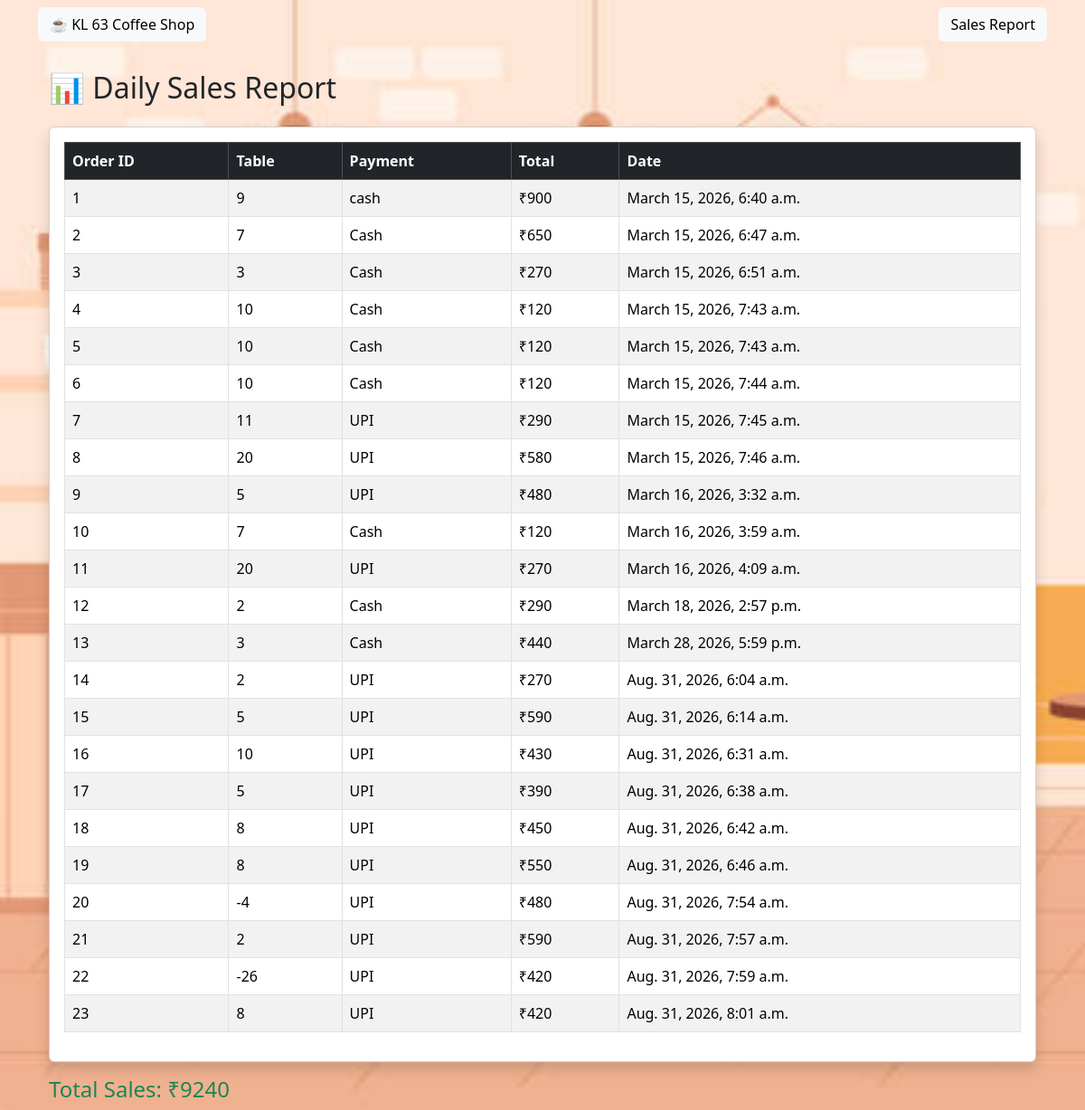
The page /report/ on the database its author committed.
### pos/models.py (models this page shows, shortened)
class Order(models.Model):
    table_number = models.IntegerField()
    payment_method = models.CharField(max_length=20)
    total = models.IntegerField()
    date = models.DateTimeField(auto_now_add=True)

### pos/views.py (the view)
# urls.py: path('report/', views.report, name='report'),
def report(request):
    orders = Order.objects.all()
    total_sales = sum(order.total for order in orders)
    return render(request,"report.html",{
        "orders":orders,
        "total_sales":total_sales
    })

### pos/templates/report.html
{% extends 'base.html' %}
{% block content %}
<div class="container">
<h2 class="mb-4">📊 Daily Sales Report</h2>
<div class="card shadow">
<div class="card-body">
<table class="table table-striped table-bordered">
<thead class="table-dark">
<tr>
<th>Order ID</th>
<th>Table</th>
<th>Payment</th>
<th>Total</th>
<th>Date</th>
</tr>
</thead>
<tbody>
{% for order in orders %}
<tr>
<td>{{order.id}}</td>
<td>{{order.table_number}}</td>
<td>{{order.payment_method}}</td>
<td>₹{{order.total}}</td>
<td>{{order.date}}</td>
</tr>
{% endfor %}
</tbody>
</table>
</div>
</div>
<div class="mt-3">
<h4 class="text-success">
Total Sales: ₹{{total_sales}}
</h4>
</div>
</div>
{% endblock %}

### rows shown on the page
Order: id "1", table_number "9", payment_method "cash", total "900", date "March 15, 2026, 6:40 a.m."
Order: id "2", table_number "7", payment_method "Cash", total "650", date "March 15, 2026, 6:47 a.m."
Order: id "3", table_number "3", payment_method "Cash", total "270", date "March 15, 2026, 6:51 a.m."
Order: id "4", table_number "10", payment_method "Cash", total "120", date "March 15, 2026, 7:43 a.m."
Order: id "5", table_number "10", payment_method "Cash", total "120", date "March 15, 2026, 7:43 a.m."
Order: id "6", table_number "10", payment_method "Cash", total "120", date "March 15, 2026, 7:44 a.m."
Order: id "7", table_number "11", payment_method "UPI", total "290", date "March 15, 2026, 7:45 a.m."
Order: id "8", table_number "20", payment_method "UPI", total "580", date "March 15, 2026, 7:46 a.m."
Order: id "9", table_number "5", payment_method "UPI", total "480", date "March 16, 2026, 3:32 a.m."
Order: id "10", table_number "7", payment_method "Cash", total "120", date "March 16, 2026, 3:59 a.m."
Order: id "11", table_number "20", payment_method "UPI", total "270", date "March 16, 2026, 4:09 a.m."
Order: id "12", table_number "2", payment_method "Cash", total "290", date "March 18, 2026, 2:57 p.m."
Order: id "13", table_number "3", payment_method "Cash", total "440", date "March 28, 2026, 5:59 p.m."
Order: id "14", table_number "2", payment_method "UPI", total "270", date "Aug. 31, 2026, 6:04 a.m."
Order: id "15", table_number "5", payment_method "UPI", total "590", date "Aug. 31, 2026, 6:14 a.m."
Order: id "16", table_number "10", payment_method "UPI", total "430", date "Aug. 31, 2026, 6:31 a.m."
Order: id "17", table_number "5", payment_method "UPI", total "390", date "Aug. 31, 2026, 6:38 a.m."
Order: id "18", table_number "8", payment_method "UPI", total "450", date "Aug. 31, 2026, 6:42 a.m."
Order: id "19", table_number "8", payment_method "UPI", total "550", date "Aug. 31, 2026, 6:46 a.m."
Order: id "20", table_number "-4", payment_method "UPI", total "480", date "Aug. 31, 2026, 7:54 a.m."
Order: id "21", table_number "2", payment_method "UPI", total "590", date "Aug. 31, 2026, 7:57 a.m."
Order: id "22", table_number "-26", payment_method "UPI", total "420", date "Aug. 31, 2026, 7:59 a.m."
Order: id "23", table_number "8", payment_method "UPI", total "420", date "Aug. 31, 2026, 8:01 a.m."

### other values the page prints
{{ total_sales }} "9240"
